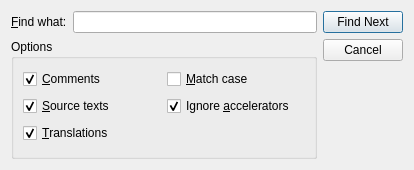
<ui version="4.0" >
 <comment>*********************************************************************
**
** Copyright (C) 2011 Nokia Corporation and/or its subsidiary(-ies).
** All rights reserved.
** Contact: Nokia Corporation (qt-info@nokia.com)
**
** This file is part of the autotests of the Qt Toolkit.
**
** $QT_BEGIN_LICENSE:LGPL$
** No Commercial Usage
** This file contains pre-release code and may not be distributed.
** You may use this file in accordance with the terms and conditions
** contained in the Technology Preview License Agreement accompanying
** this package.
**
** GNU Lesser General Public License Usage
** Alternatively, this file may be used under the terms of the GNU Lesser
** General Public License version 2.1 as published by the Free Software
** Foundation and appearing in the file LICENSE.LGPL included in the
** packaging of this file.  Please review the following information to
** ensure the GNU Lesser General Public License version 2.1 requirements
** will be met: http://www.gnu.org/licenses/old-licenses/lgpl-2.1.html.
**
** In addition, as a special exception, Nokia gives you certain additional
** rights.  These rights are described in the Nokia Qt LGPL Exception
** version 1.1, included in the file LGPL_EXCEPTION.txt in this package.
**
** If you have questions regarding the use of this file, please contact
** Nokia at qt-info@nokia.com.
**
**
**
**
**
**
**
**
** $QT_END_LICENSE$
**
*********************************************************************</comment>
 <class>FindDialog</class>
 <widget class="QDialog" name="FindDialog" >
  <property name="geometry" >
   <rect>
    <x>0</x>
    <y>0</y>
    <width>414</width>
    <height>170</height>
   </rect>
  </property>
  <property name="sizePolicy" >
   <sizepolicy vsizetype="Maximum" hsizetype="Preferred" >
    <horstretch>0</horstretch>
    <verstretch>0</verstretch>
   </sizepolicy>
  </property>
  <property name="windowTitle" >
   <string>Find</string>
  </property>
  <property name="whatsThis" >
   <string>This window allows you to search for some text in the translation source file.</string>
  </property>
  <layout class="QHBoxLayout" >
   <property name="spacing" >
    <number>6</number>
   </property>
   <property name="margin" >
    <number>11</number>
   </property>
   <item>
    <layout class="QVBoxLayout" >
     <property name="spacing" >
      <number>6</number>
     </property>
     <property name="margin" >
      <number>0</number>
     </property>
     <item>
      <layout class="QHBoxLayout" >
       <property name="spacing" >
        <number>6</number>
       </property>
       <property name="margin" >
        <number>0</number>
       </property>
       <item>
        <widget class="QLabel" name="findWhat" >
         <property name="text" >
          <string>&amp;Find what:</string>
         </property>
         <property name="buddy" >
          <cstring>led</cstring>
         </property>
        </widget>
       </item>
       <item>
        <widget class="QLineEdit" name="led" >
         <property name="whatsThis" >
          <string>Type in the text to search for.</string>
         </property>
        </widget>
       </item>
      </layout>
     </item>
     <item>
      <widget class="QGroupBox" name="groupBox" >
       <property name="title" >
        <string>Options</string>
       </property>
       <layout class="QGridLayout" >
        <property name="margin" >
         <number>9</number>
        </property>
        <property name="spacing" >
         <number>6</number>
        </property>
        <item row="1" column="0" >
         <widget class="QCheckBox" name="sourceText" >
          <property name="whatsThis" >
           <string>Source texts are searched when checked.</string>
          </property>
          <property name="text" >
           <string>&amp;Source texts</string>
          </property>
          <property name="checked" >
           <bool>true</bool>
          </property>
         </widget>
        </item>
        <item row="2" column="0" >
         <widget class="QCheckBox" name="translations" >
          <property name="whatsThis" >
           <string>Translations are searched when checked.</string>
          </property>
          <property name="text" >
           <string>&amp;Translations</string>
          </property>
          <property name="checked" >
           <bool>true</bool>
          </property>
         </widget>
        </item>
        <item row="0" column="1" >
         <widget class="QCheckBox" name="matchCase" >
          <property name="whatsThis" >
           <string>Texts such as 'TeX' and 'tex' are considered as different when checked.</string>
          </property>
          <property name="text" >
           <string>&amp;Match case</string>
          </property>
         </widget>
        </item>
        <item row="0" column="0" >
         <widget class="QCheckBox" name="comments" >
          <property name="whatsThis" >
           <string>Comments and contexts are searched when checked.</string>
          </property>
          <property name="text" >
           <string>&amp;Comments</string>
          </property>
          <property name="checked" >
           <bool>true</bool>
          </property>
         </widget>
        </item>
        <item row="1" column="1" >
         <widget class="QCheckBox" name="ignoreAccelerators" >
          <property name="text" >
           <string>Ignore &amp;accelerators</string>
          </property>
          <property name="checked" >
           <bool>true</bool>
          </property>
         </widget>
        </item>
       </layout>
      </widget>
     </item>
    </layout>
   </item>
   <item>
    <layout class="QVBoxLayout" >
     <property name="spacing" >
      <number>6</number>
     </property>
     <property name="margin" >
      <number>0</number>
     </property>
     <item>
      <widget class="QPushButton" name="findNxt" >
       <property name="whatsThis" >
        <string>Click here to find the next occurrence of the text you typed in.</string>
       </property>
       <property name="text" >
        <string>Find Next</string>
       </property>
       <property name="default" >
        <bool>true</bool>
       </property>
       <property name="flat" >
        <bool>false</bool>
       </property>
      </widget>
     </item>
     <item>
      <widget class="QPushButton" name="cancel" >
       <property name="whatsThis" >
        <string>Click here to close this window.</string>
       </property>
       <property name="text" >
        <string>Cancel</string>
       </property>
      </widget>
     </item>
     <item>
      <spacer>
       <property name="orientation" >
        <enum>Qt::Vertical</enum>
       </property>
       <property name="sizeType" >
        <enum>QSizePolicy::Expanding</enum>
       </property>
       <property name="sizeHint" stdset="0" >
        <size>
         <width>20</width>
         <height>51</height>
        </size>
       </property>
      </spacer>
     </item>
    </layout>
   </item>
  </layout>
 </widget>
 <layoutdefault spacing="6" margin="11" />
 <tabstops>
  <tabstop>led</tabstop>
  <tabstop>findNxt</tabstop>
  <tabstop>cancel</tabstop>
  <tabstop>comments</tabstop>
  <tabstop>sourceText</tabstop>
  <tabstop>translations</tabstop>
  <tabstop>matchCase</tabstop>
 </tabstops>
 <resources/>
 <connections>
  <connection>
   <sender>cancel</sender>
   <signal>clicked()</signal>
   <receiver>FindDialog</receiver>
   <slot>reject()</slot>
   <hints>
    <hint type="sourcelabel" >
     <x>372</x>
     <y>58</y>
    </hint>
    <hint type="destinationlabel" >
     <x>373</x>
     <y>109</y>
    </hint>
   </hints>
  </connection>
 </connections>
</ui>
